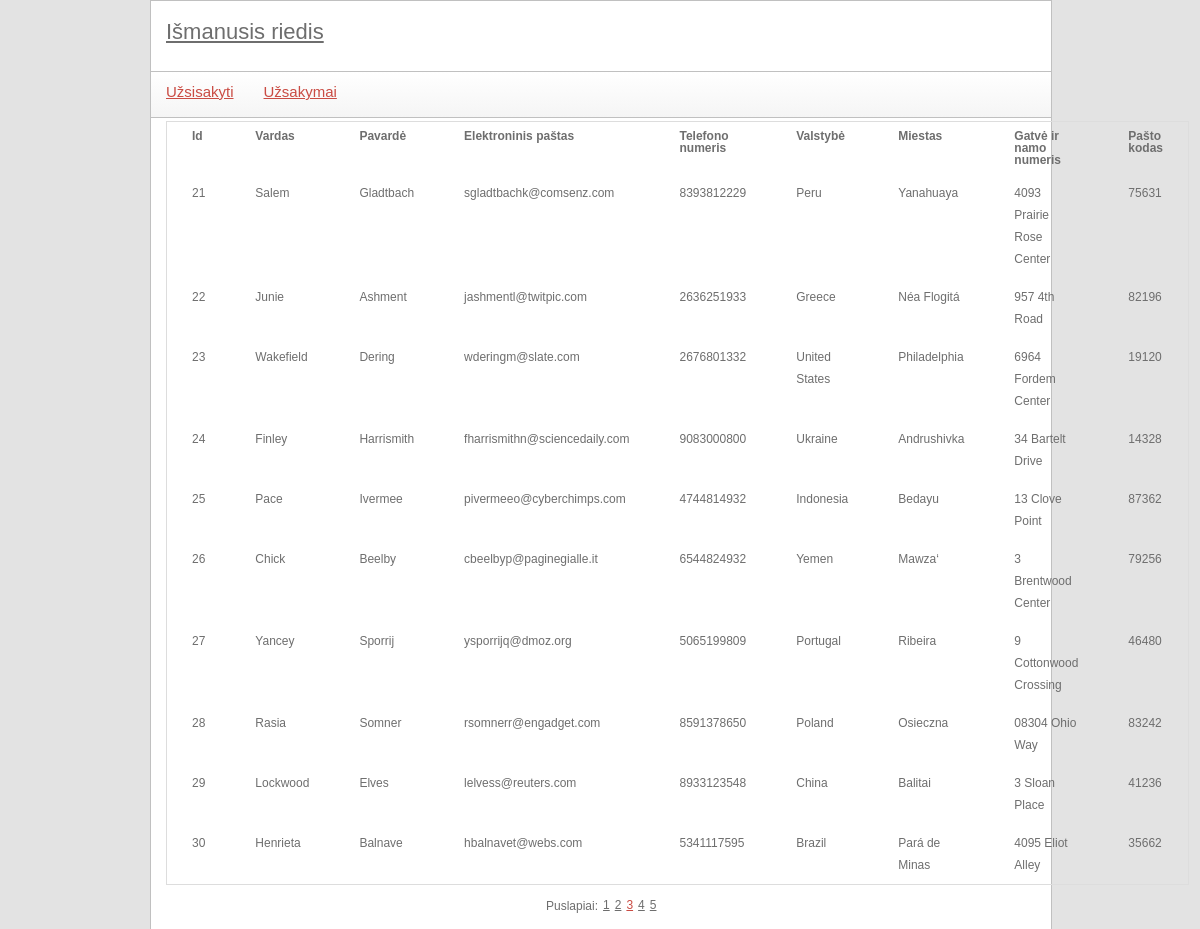
Screenshot of /index.php?module=order&action=list&page=3 with the database file from the repository.
### tables this page shows
CREATE TABLE IF NOT EXISTS `orders` (
  `id` int(5) NOT NULL AUTO_INCREMENT,
  `firstName` char(30) NOT NULL,
  `lastName` char(30) NOT NULL,
  `email` text NOT NULL,
  `phoneNumber` bigint(30) NOT NULL,
  `country` char(30) NOT NULL,
  `city` char(30) NOT NULL,
  `streetAndHouseNumber` text NOT NULL,
  `postalCode` int(10) NOT NULL,
  PRIMARY KEY (`id`)
);

### controls/order_list.php (called while the page is built)
<?php
include 'libraries/orders.class.php';
$ordersObj = new orders();
$elementCount = $ordersObj->getOrdersListCount();
include 'utils/paging.class.php';
$paging = new paging(config::NUMBER_OF_ROWS_IN_PAGE);
$paging->process($elementCount, $pageId);
$data = $ordersObj->getOrdersList($paging->size, $paging->first);
include 'templates/order_list.tpl.php';
?>

### index.php (called while the page is built, shortened)
<?php
include 'utils/mysql.class.php';
include 'templates/main.tpl.php';
?>

### utils/paging.class.php (called while the page is built, shortened)
<?php
class paging {
    public $size;
    public function __construct($rowsPerPage) {
        $this->size = $rowsPerPage;
    }
    public function process($total, $currentPage) {
        $this->first = ($currentPage - 1) * $this->size;
    }
}
?>

### libraries/orders.class.php (called while the page is built, shortened)
<?php
class orders {
    private $orders_table = 'orders';
    public function getOrdersList($limit = null, $offset = null) {
        $limitOffsetString = "";
        if (isset($limit)) {
            $limitOffsetString .= " LIMIT {$limit}";
        }
        if (isset($offset)) {
            $limitOffsetString .= " OFFSET {$offset}";
        }
        $query = "  SELECT *
					FROM `{$this->orders_table}`" . $limitOffsetString;
        $data = mysql::select($query);
        return $data;
    }
}

### utils/mysql.class.php (called while the page is built, shortened)
<?php
class mysql {
    protected static $connection;
    public static function connect() {
        if (!isset(self::$connection)) {
            self::$connection = new mysqli(config::DB_SERVER, config::DB_USERNAME, config::DB_PASSWORD, config::DB_NAME);
        }
        return self::$connection;
    }
    public static function query($query) {
        $connection = mysql::connect();
        $result = $connection->query($query);
        return $result;
    }
    public static function select($query) {
        $rows = array();
        $result = mysql::query($query);
        while ($row = $result->fetch_assoc()) {
            $rows[] = $row;
        }
        return $rows;
    }
}

### templates/order_list.tpl.php (the view)
<div class="table-responsive">
    <table class="table table-striped">
        <tr>
            <th>Id</th>
            <th>Vardas</th>
            <th>Pavardė</th>
            <th>Elektroninis paštas</th>
            <th>Telefono numeris</th>
            <th>Valstybė</th>
            <th>Miestas</th>
            <th>Gatvė ir namo numeris</th>
            <th>Pašto kodas</th>
        </tr>
        <?php
        foreach ($data as $key => $val) {
            echo
            "<tr>"
            . "<td>{$val['id']}</td>"
            . "<td>{$val['firstName']}</td>"
            . "<td>{$val['lastName']}</td>"
            . "<td>{$val['email']}</td>"
            . "<td>{$val['phoneNumber']}</td>"
            . "<td>{$val['country']}</td>"
            . "<td>{$val['city']}</td>"
            . "<td>{$val['streetAndHouseNumber']}</td>"
            . "<td>{$val['postalCode']}</td>";
        }
        ?>
    </table>
</div>
<?php
include 'templates/paging.tpl.php';
?>

### style/main.css (style rules this page uses)
body { color: #6e6e6e; font-family: Verdana, Geneva, sans-serif; font-size: 12px; background-color: #e3e3e3; width: 900px; margin: 0px auto; }
#contentMain table { margin-top: 3px; width: 100%; border-collapse: collapse; border: 1px solid #ddd; }
#contentMain table th { text-align: left; padding: 8px 25px; font-weight: bold; }
#contentMain table th:last-child { width: 40px; }
#contentMain table th:first-child { border-top-left-radius: 5px; moz-border-top-left-radius: 5px; }
#contentMain table th:last-child { border-top-right-radius: 5px; moz-border-top-right-radius: 5px; }
#contentMain table td { padding: 8px 25px; text-align: center; line-height: 22px; text-align: left; }
#contentMain table tr:last-child td:first-child { border-bottom-left-radius: 5px; moz-border-bottom-left-radius: 5px; }
#contentMain table tr:last-child td:last-child { border-bottom-right-radius: 5px; moz-border-bottom-right-radius: 5px; }

### rows the page displays
orders: id "21", firstName "Salem", lastName "Gladtbach", email "sgladtbachk@comsenz.com", phoneNumber "8393812229", country "Peru", city "Yanahuaya", streetAndHouseNumber "4093 Prairie Rose Center", postalCode "75631"
orders: id "22", firstName "Junie", lastName "Ashment", email "jashmentl@twitpic.com", phoneNumber "2636251933", country "Greece", city "Néa Flogitá", streetAndHouseNumber "957 4th Road", postalCode "82196"
orders: id "23", firstName "Wakefield", lastName "Dering", email "wderingm@slate.com", phoneNumber "2676801332", country "United States", city "Philadelphia", streetAndHouseNumber "6964 Fordem Center", postalCode "19120"
orders: id "24", firstName "Finley", lastName "Harrismith", email "fharrismithn@sciencedaily.com", phoneNumber "9083000800", country "Ukraine", city "Andrushivka", streetAndHouseNumber "34 Bartelt Drive", postalCode "14328"
orders: id "25", firstName "Pace", lastName "Ivermee", email "pivermeeo@cyberchimps.com", phoneNumber "4744814932", country "Indonesia", city "Bedayu", streetAndHouseNumber "13 Clove Point", postalCode "87362"
orders: id "26", firstName "Chick", lastName "Beelby", email "cbeelbyp@paginegialle.it", phoneNumber "6544824932", country "Yemen", city "Mawza‘", streetAndHouseNumber "3 Brentwood Center", postalCode "79256"
orders: id "27", firstName "Yancey", lastName "Sporrij", email "ysporrijq@dmoz.org", phoneNumber "5065199809", country "Portugal", city "Ribeira", streetAndHouseNumber "9 Cottonwood Crossing", postalCode "46480"
orders: id "28", firstName "Rasia", lastName "Somner", email "rsomnerr@engadget.com", phoneNumber "8591378650", country "Poland", city "Osieczna", streetAndHouseNumber "08304 Ohio Way", postalCode "83242"
orders: id "29", firstName "Lockwood", lastName "Elves", email "lelvess@reuters.com", phoneNumber "8933123548", country "China", city "Balitai", streetAndHouseNumber "3 Sloan Place", postalCode "41236"
orders: id "30", firstName "Henrieta", lastName "Balnave", email "hbalnavet@webs.com", phoneNumber "5341117595", country "Brazil", city "Pará de Minas", streetAndHouseNumber "4095 Eliot Alley", postalCode "35662"

### other values shown
$value['page'] "1"
$value['page'] "2"
$value['page'] "3"
$value['page'] "4"
$value['page'] "5"
